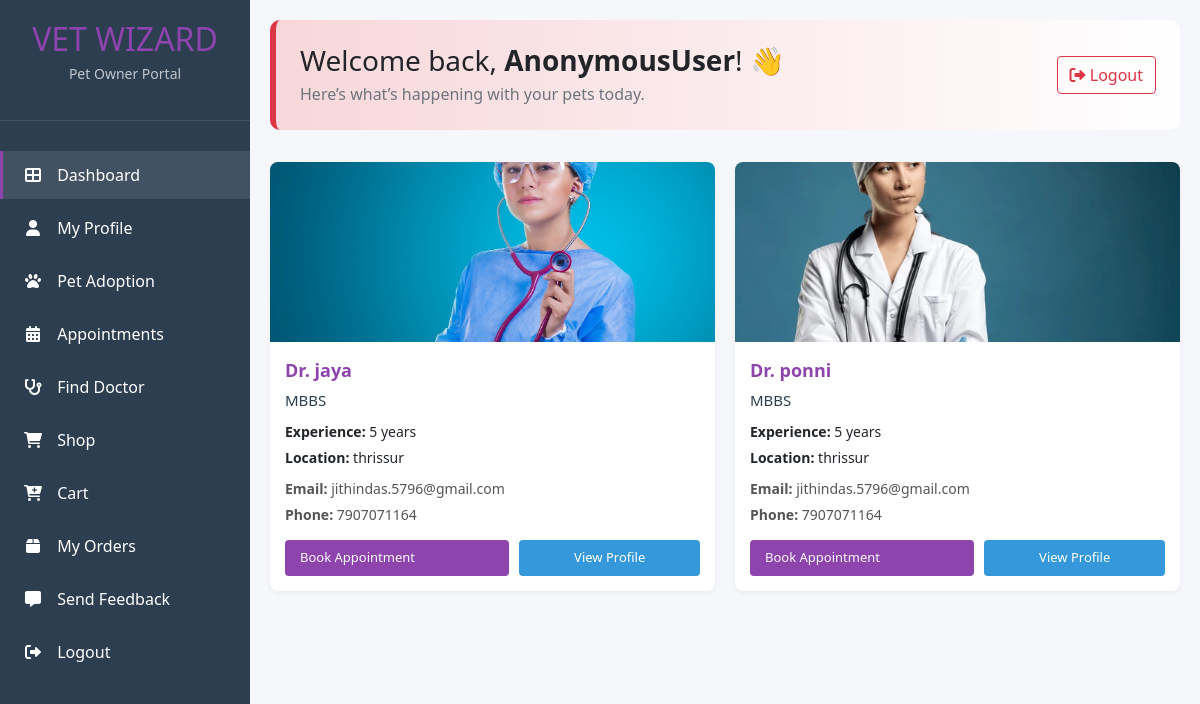
Page /user/all_doctor on the earlier database version.
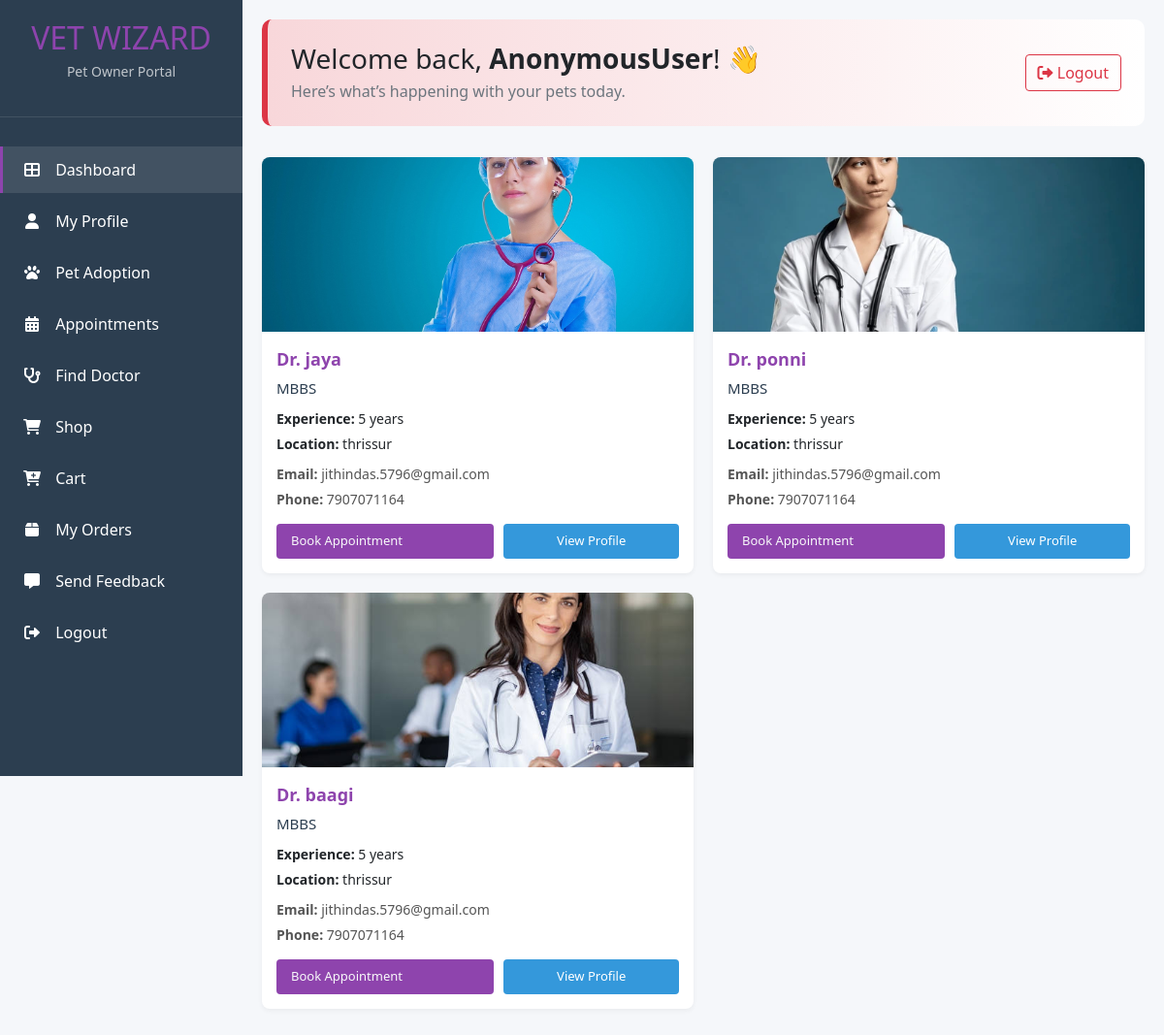
Same page on the later database version.
### admins/models.py (models this page shows, shortened)
class User(AbstractUser):
    user_type = models.CharField(max_length=20, choices=[
        ('doctor', 'doctor'),
        ('user', 'user')
    ])
    is_approved=models.BooleanField(default=False,null=True,blank=True)

### doctor/models.py (models this page shows, shortened)
class Doctor_Profile(models.Model):
    user = models.ForeignKey(settings.AUTH_USER_MODEL, on_delete=models.CASCADE, related_name='doctor')
    full_name = models.CharField(max_length=100)
    email = models.EmailField()
    address = models.TextField()
    phone_number = models.CharField(max_length=10)
    profile_picture = models.ImageField(upload_to='images', blank=True, null=True)
    place = models.CharField(max_length=100)
    qualification = models.CharField(max_length=100)
    years_of_experience = models.PositiveIntegerField()
    is_approved=models.BooleanField(default=False,null=True,blank=True)

### user/views.py (the view)
# urls.py: path('all_doctor', All_Doctor_View.as_view(), name='all_doctor'),
class All_Doctor_View(View):
    def get(self, request):
        from admins.models import User
        doctors = User.objects.filter(user_type='doctor', is_approved=True)
        return render(request, 'all_doctor.html', {'doctors': doctors})

### user/templates/all_doctor.html (shortened to what this page needs)
{% extends 'user.html' %}
{% load static %}
{% block content %}
<div class="welcome-card d-flex justify-content-between align-items-center">
    <div>
        <h3 class="mb-1">Welcome back, <strong>{{ request.user }}</strong>! 👋</h3>
        <p class="text-muted mb-0">Here’s what’s happening with your pets today.</p>
    </div>
    <a class="btn btn-outline-danger" href="{% url 'logout' %}">
        <i class="fas fa-sign-out-alt"></i> Logout
    </a>
</div>
<div class="doctors-container">
    {% for doctor in doctors %}
        {% with profile=doctor.doctor.first %}
            {% if profile %}
                <div class="doctor-card">
                    <div class="doctor-image">
                        {% if profile.profile_picture %}
                            <img src="{{ profile.profile_picture.url }}" alt="{{ doctor.username }}">
                        {% else %}
                            <img src="/api/placeholder/250/150" alt="{{ doctor.username }}">
                        {% endif %}
                    </div>
                    <div class="doctor-info">
                        <div class="doctor-name">Dr. {{ doctor.username }}</div>
                        <div class="doctor-specialty">{{ profile.qualification }}</div>
                        <div class="doctor-stats">
                            <div class="doctor-exp"><strong>Experience:</strong> {{ profile.years_of_experience }} years</div>
                            <div class="doctor-location"><strong>Location:</strong> {{ profile.place }}</div>
                        </div>
                        <div class="doctor-contact">
                            <div><strong>Email:</strong> {{ profile.email }}</div>
                            <div><strong>Phone:</strong> {{ profile.phone_number }}</div>
                        </div>
                        <div class="doctor-actions">
                            <a style="text-decoration: none;" class="doctor-action-btn btn-view text-light" href="{% url 'book_appointment' doctor.id %}">Book Appointment</a>
                            <button class="doctor-action-btn btn-edit">View Profile</button>
                        </div>
                    </div>
                </div>
            {% endif %}
        {% endwith %}
    {% empty %}
        <div class="no-data-message">
            <i class="fas fa-user-md"></i>
            <p>No doctors found at this time.</p>
        </div>
    {% endfor %}
</div>
{% endblock %}

Differences in the rows shown:
added User: doctor.first.profile_picture (picture), username "baagi", doctor.first.qualification "MBBS", doctor.first.years_of_experience "5", doctor.first.place "thrissur", doctor.first.email "jithindas.5796@gmail.com", doctor.first.phone_number "7907071164"
